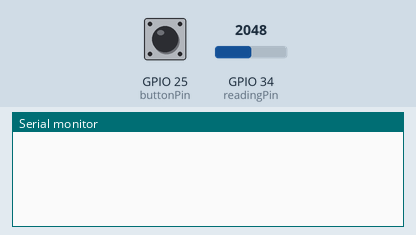
This sketch was run on a simulated ESP32. Parts: the last lines printed to the serial monitor. The test bench sets the inputs (shaded band); at power-on: GPIO 25 (buttonPin) HIGH, GPIO 34 (readingPin) = 2048.

Above: at 1.2 s.
1.3 s: GPIO 25 (buttonPin) pulled LOW for 0.15 s
At 3.0 s:
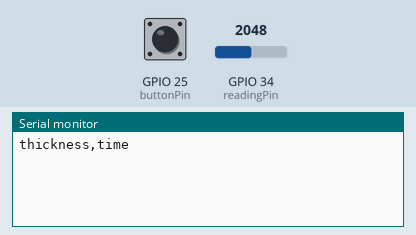
4.4 s: GPIO 34 (readingPin) set to 2866
At 4.4 s:
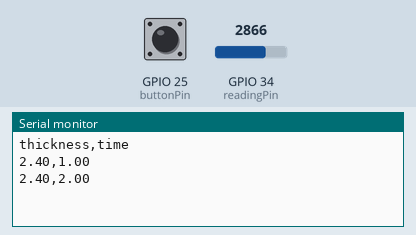
5.9 s: GPIO 34 (readingPin) set to 3603
At 6.6 s:
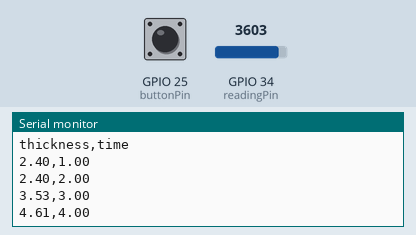
Timing chart, 0 to 8.9 s (numbered marks = the images above; inputs shaded):
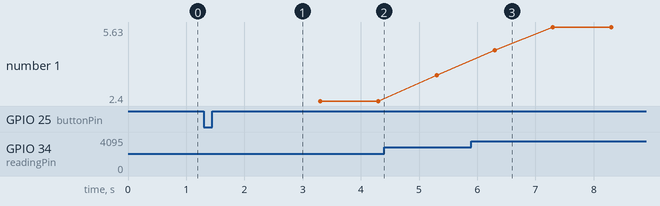

The sketch:

ArduinoCodes.ino
```cpp
#include <deque>
#include <cmath>
#include <iostream>


using namespace std;
const int buttonPin = 25;
const int readingPin = 34;
hw_timer_t *timer = NULL;
volatile uint32_t isrCounter = 0;
volatile uint32_t lastIsrAt = 0;
volatile SemaphoreHandle_t timerSemaphore ;
portMUX_TYPE timerMux = portMUX_INITIALIZER_UNLOCKED;
deque<int> measurements;

// takes the measurement when the semaphone is flipped

void measurement(){
  int dig = analogRead(readingPin);
  measurements.push_front(dig);
}

float average;
// calculating the average value
void averaging(){
  float addition = 0;
  for(int i : measurements){
    addition = addition + i;
  }
  average = addition/3;
  measurements.clear();
  isrCounter = 1;
  output();
}

void ARDUINO_ISR_ATTR onTimer(){
  portENTER_CRITICAL_ISR(&timerMux);
  isrCounter = isrCounter + 1; // increments the counter
  portEXIT_CRITICAL_ISR(&timerMux);

  xSemaphoreGiveFromISR(timerSemaphore, NULL);
}

void setup() {
  pinMode(readingPin, INPUT);
  pinMode(buttonPin, INPUT_PULLUP);
  Serial.begin(115200);
  while(!Serial);
  timerSemaphore = xSemaphoreCreateBinary(); //creates the semaphore
  timer = timerBegin(1000000);
  timerAttachInterrupt(timer, &onTimer);
  timerAlarm(timer, 500000, true, 0);
  timerStop(timer);
  timerWrite(timer,0);
}
// displaying values in serial monitor
double measureTime;
void output(){
  // voltage = 3.3/4096*dig;
      // float thickness1 = 12.7/(V_max-V_min)*3.3/4096*dig+v_offset) !!!!!! needs the voltage values from the actual device !!!!!!
      //int dig = analogRead(34);
  float diameter = (3.970/1.5376)*(3.30/4096*average)-1.86; // Tune the last parameter to get the correct thickness value when the sensor is at 0
  measureTime = measureTime + 1;
  //Serial.println(average); //analog value
  Serial.print(diameter); Serial.print(",");
  Serial.println(measureTime);
}

bool lastState = HIGH;
bool latchedState = LOW;
void loop() {
  bool currentState = digitalRead(buttonPin);
  // latches the switch
  if(currentState == LOW && lastState == HIGH){
      delay(500);
    // turn on the timer here
      latchedState = !latchedState;
      Serial.println("thickness,time");
    switch(latchedState){
    case HIGH:
      measurements.clear();
      isrCounter = 0;
      measureTime = 0;
      timerStart(timer);
      break;
    case LOW:
      timerStop(timer);
      timerWrite(timer,0);

      break;
    }
  }
  lastState = currentState;
  // changes the task according to the latched switch


  if(xSemaphoreTake(timerSemaphore, 0) == pdTRUE){
      switch(isrCounter){//checks the value of the isrcounter to see where in the cycle the system is
        case 1:
          measurement();
          break;
        case 2:
          measurement();
          break;
        case 3:
          measurement();
          averaging();

          measurement();
          break;
        default:
          Serial.println("Error in isrCounter");
          break;
      }
  }
}
```

Measured:
- after the input at 1.3 s, the serial monitor: prints a new line after 0.50 s (image 1)
- after the input at 5.9 s, the serial monitor: prints a new line after 0.40 s (image 3)
- plotted number 1: 2.4 → 3.53 after the input at 4.4 s, 3.53 → 5.63 after the input at 5.9 s
